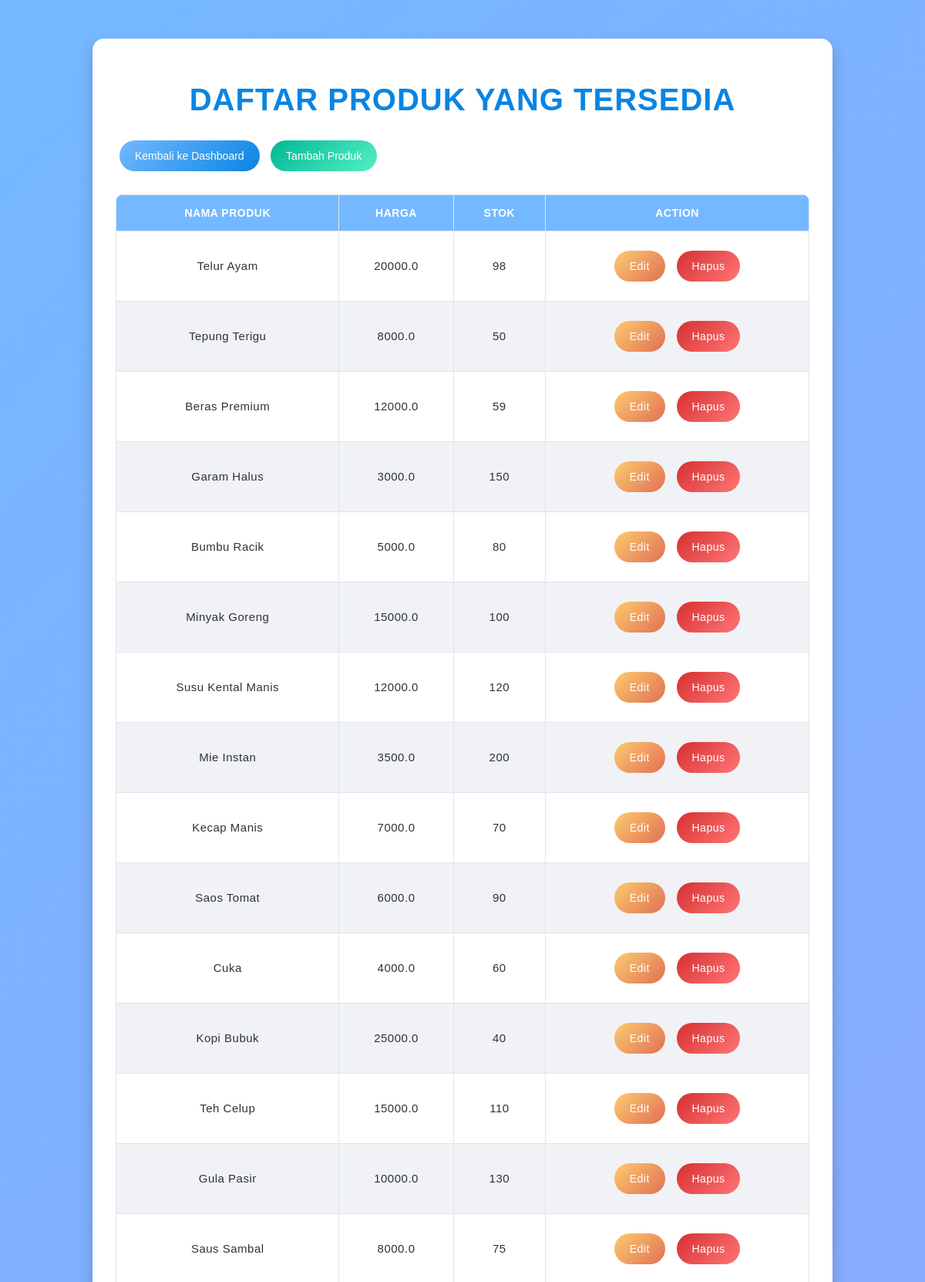
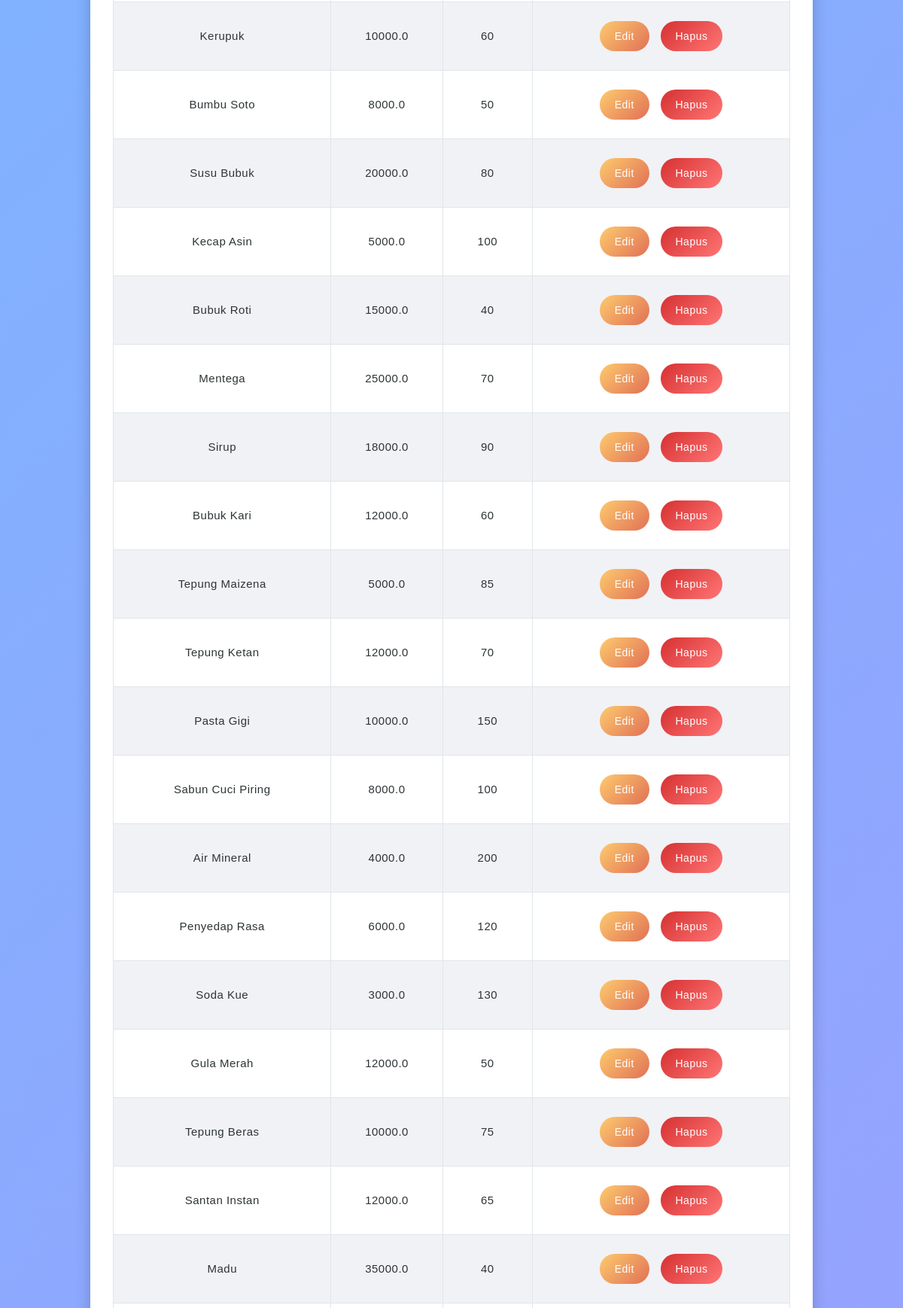
Screenshot of /products (signed in, upper part) with the database file from the repository (2 pictures, top to bottom).
### tables this page shows
CREATE TABLE products (
            id INTEGER PRIMARY KEY AUTOINCREMENT,
            name TEXT NOT NULL,
            price REAL NOT NULL,
            stock INTEGER NOT NULL
        );

### Project/app.py (the view)
@app.route('/products')
@login_required
def products():
    conn = sqlite3.connect('store.db')
    c = conn.cursor()
    c.execute("SELECT * FROM products")
    products = c.fetchall()
    conn.close()
    return render_template('products.html', products=products)

### Project/app.py (called while the page is built)
@login_manager.user_loader
def load_user(user_id):
    conn = sqlite3.connect('store.db')
    c = conn.cursor()
    c.execute("SELECT id, username, password FROM users WHERE id = ?", (user_id,))
    user_data = c.fetchone()
    conn.close()
    if user_data:
        return User(*user_data)
    return None

### Project/templates/products.html (shortened to what this page needs)
<!DOCTYPE html>
<html lang="en">
  <head>
    <link
      rel="stylesheet"
      href="{{ url_for('static', filename='style.css') }}"
    />
  </head>
  <body>
    <div class="container">
      <h1>DAFTAR PRODUK YANG TERSEDIA</h1>
      <a href="{{ url_for('dashboard') }}" class="btn btn-back"
        >Kembali ke Dashboard</a
      >
      <a href="{{ url_for('add_product') }}" class="btn btn-add"
        >Tambah Produk</a
      >
      {% if products %}
      <table>
        <thead>
          <tr>
            <th>Nama Produk</th>
            <th>Harga</th>
            <th>Stok</th>
            <th>Action</th>
          </tr>
        </thead>
        <tbody>
          {% for product in products %}
          <tr>
            <td>{{ product[1] }}</td>
            <td>{{ product[2] }}</td>
            <td>{{ product[3] }}</td>
            <td>
              <a
                href="{{ url_for('update_product', id=product[0]) }}"
                class="btn btn-edit"
                >Edit</a
              >
              <a
                href="{{ url_for('delete_product', id=product[0]) }}"
                class="btn btn-delete"
                >Hapus</a
              >
            </td>
          </tr>
          {% endfor %}
        </tbody>
      </table>
      {% else %}
      <p>No products available.</p>
      {% endif %}
    </div>
  </body>
</html>

### Project/static/style.css (style rules this page uses)
body { font-family: 'Poppins', Arial, sans-serif; background: linear-gradient(135deg, #74b9ff, #a29bfe); margin: 0; padding: 0; color: #2d3436; }
.container { max-width: 900px; margin: 50px auto; padding: 30px; background: white; border-radius: 15px; box-shadow: 0 10px 20px rgba(0, 0, 0, 0.2); animation: fadeIn 0.6s ease-in-out; }
h1 { text-align: center; font-size: 2.5rem; margin-bottom: 20px; color: #0984e3; text-transform: uppercase; letter-spacing: 1px; }
table { width: 100%; border-collapse: collapse; margin-top: 20px; overflow: hidden; border-radius: 10px; }
table th, table td { padding: 15px; text-align: center; border: 1px solid #dfe6e9; }
table th { background: #74b9ff; color: white; text-transform: uppercase; font-size: 14px; }
table tr:nth-child(even) { background-color: #f1f2f6; }
.btn { display: inline-block; padding: 12px 20px; font-size: 14px; text-decoration: none; color: white; border-radius: 25px; margin: 10px 5px; transition: all 0.3s ease; }
.btn-add { background: linear-gradient(135deg, #00b894, #55efc4); }
.btn-edit { background: linear-gradient(135deg, #fdcb6e, #e17055); }
.btn-delete { background: linear-gradient(135deg, #d63031, #ff7675); }
.btn-back { background: linear-gradient(135deg, #74b9ff, #0984e3); }
a { text-decoration: none; }
table th, table td { font-size: 14px; letter-spacing: 0.5px; }
table th { text-transform: uppercase; font-weight: bold; }
table td { font-size: 15px; }

### rows the page displays
products: name "Telur Ayam", price "20000.0", stock "98"
products: name "Tepung Terigu", price "8000.0", stock "50"
products: name "Beras Premium", price "12000.0", stock "59"
products: name "Garam Halus", price "3000.0", stock "150"
products: name "Bumbu Racik", price "5000.0", stock "80"
products: name "Minyak Goreng", price "15000.0", stock "100"
products: name "Susu Kental Manis", price "12000.0", stock "120"
products: name "Mie Instan", price "3500.0", stock "200"
products: name "Kecap Manis", price "7000.0", stock "70"
products: name "Saos Tomat", price "6000.0", stock "90"
products: name "Cuka", price "4000.0", stock "60"
products: name "Kopi Bubuk", price "25000.0", stock "40"
products: name "Teh Celup", price "15000.0", stock "110"
products: name "Gula Pasir", price "10000.0", stock "130"
products: name "Saus Sambal", price "8000.0", stock "75"
products: name "Kerupuk", price "10000.0", stock "60"
products: name "Bumbu Soto", price "8000.0", stock "50"
products: name "Susu Bubuk", price "20000.0", stock "80"
products: name "Kecap Asin", price "5000.0", stock "100"
products: name "Bubuk Roti", price "15000.0", stock "40"
products: name "Mentega", price "25000.0", stock "70"
products: name "Sirup", price "18000.0", stock "90"
products: name "Bubuk Kari", price "12000.0", stock "60"
products: name "Tepung Maizena", price "5000.0", stock "85"
products: name "Tepung Ketan", price "12000.0", stock "70"
products: name "Pasta Gigi", price "10000.0", stock "150"
products: name "Sabun Cuci Piring", price "8000.0", stock "100"
products: name "Air Mineral", price "4000.0", stock "200"
products: name "Penyedap Rasa", price "6000.0", stock "120"
products: name "Soda Kue", price "3000.0", stock "130"
products: name "Gula Merah", price "12000.0", stock "50"
products: name "Tepung Beras", price "10000.0", stock "75"
products: name "Santan Instan", price "12000.0", stock "65"
products: name "Madu", price "35000.0", stock "40"
